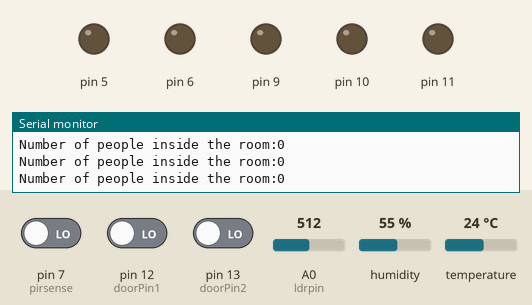
Recording of a sketch running on a simulated Arduino Uno, built with avr-gcc and run on an emulated ATmega328P. Shown: output pins drawn as LEDs (lit = HIGH), the last lines printed to the serial monitor. The test bench sets the inputs (shaded band); at power-on: pin 12 (doorPin1) LOW, A0 (ldrpin) = 512, humidity 55 %, pin 7 (pirsense) LOW, pin 13 (doorPin2) LOW, temperature 24 °C.

Above: at 1.2 s.
1.3 s: pin 12 (doorPin1) driven HIGH
At 1.6 s:
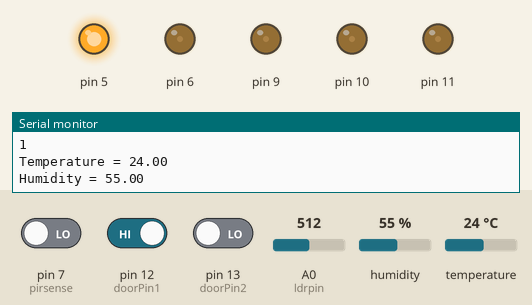
2.8 s: A0 (ldrpin) set to 306
At 4.1 s:
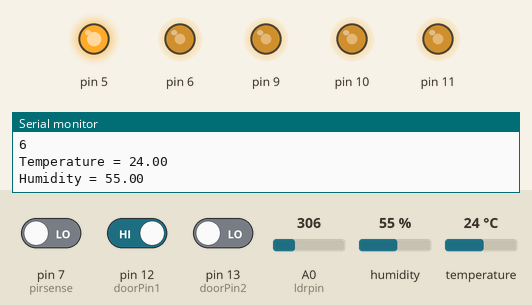
4.4 s: humidity set to 42 %
5.9 s: humidity set to 39 %
At 7.2 s:
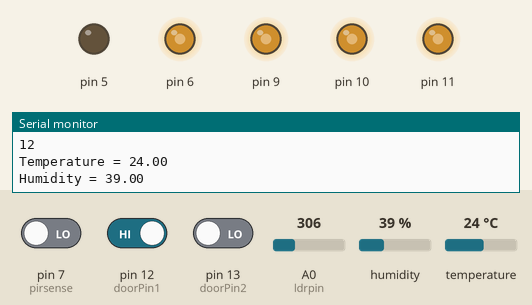
7.5 s: A0 (ldrpin) set to 122
At 8.8 s:
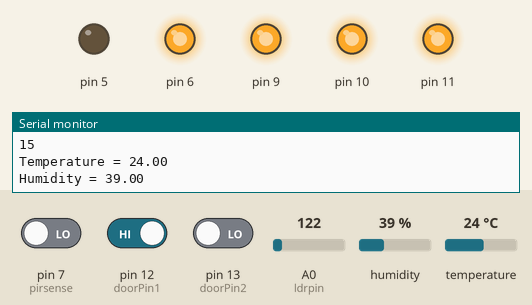
9.1 s: humidity set to 68 %
At 10.3 s:
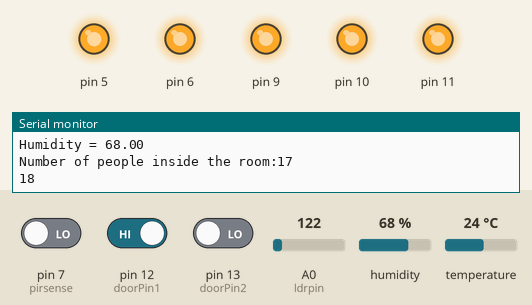
Timing chart, 0 to 29.0 s (numbered marks = the images above; inputs shaded):
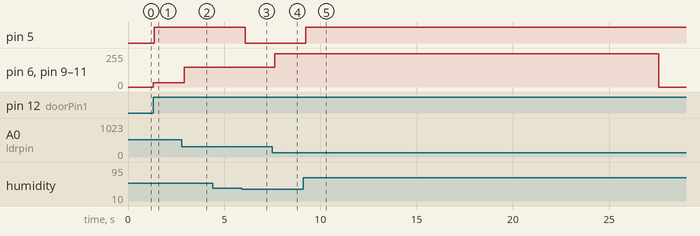

The sketch:

Final.ino
```cpp
#include <dht.h>
#define DHT11_PIN 3

dht DHT;
int x,lvl;
int t=0;
int doorPin1=12;
int doorPin2=13;
int ldrpin=0;
int pirsense=7;
int pirPin=0;
int c=0;
void sleep()
{
  t++;
  Serial.println(t);
}
void lightsoff()
{
  analogWrite(6,LOW); analogWrite(9,LOW);analogWrite(10,LOW);analogWrite(11,LOW);
}
void temp()
{
   int chk = DHT.read11(DHT11_PIN);
  float temp = DHT.temperature;
  float hum=DHT.humidity;
  Serial.print("Temperature = ");
  Serial.println(temp);
  Serial.print("Humidity = ");
  Serial.println(hum);
  if(hum>40)digitalWrite(5,HIGH);
  else digitalWrite(5,LOW);
}
void lights()
{
   x=analogRead(ldrpin);
 x=constrain(x,110,560);
  int level=map(x,110,560,255,5);
  if(x<640)
  {
    analogWrite(6,level);
    analogWrite(9,level);
    analogWrite(10,level);
    analogWrite(11,level);
   }
}
void setup() {
  Serial.begin(9600);
 pinMode(6,OUTPUT);
pinMode(9,OUTPUT);
pinMode(10,OUTPUT);
pinMode(11,OUTPUT);
pinMode(doorPin1,INPUT);
pinMode(doorPin2,INPUT);
  pinMode(3,INPUT);
  pinMode(5,OUTPUT);
  }

void loop()
{

  int a=digitalRead(doorPin1), b=digitalRead(doorPin2);
  if(a==1 || c>=0)
  {
    if(a!=0)
    c++;
    if(c>=1)
    {
      lights();
      sleep();
      temp();
     delay(500);
    }
  }
  if(digitalRead(pirsense)==1)t=0;
  if (t==50) {
  Serial.println(t);

  if(t==50)t=0;
  while(1)
  {
     a=digitalRead(doorPin1), b=digitalRead(doorPin2);
      if(a==1 || c>=0)
  {
    if(a!=0)
    c++;
  }

    lightsoff();
    if(digitalRead(pirsense)==1)break;
  }
  }

   if(b==1)
  {
    c--;
    if(c<0){
      c=0;
      lightsoff();
    }
  }

  Serial.print("Number of people inside the room:");
  Serial.println(c);
}
```

Measured:
- the behaviour switches between 41 and 40 % on humidity (found by bisection; images 2 and 3)
- after the input at 1.3 s, pin 5: LOW → HIGH after 0.06 s; pin 6, pin 9–11: 0/255 → 32/255 at once
- after the input at 2.8 s, pin 6, pin 9–11: 32/255 → 147/255 after 0.11 s
- after the input at 5.9 s, pin 5: HIGH → LOW after 0.19 s
- after the input at 7.5 s, pin 6, pin 9–11: 147/255 → 249/255 after 0.14 s
- after the input at 9.1 s, pin 5: LOW → HIGH after 0.14 s
